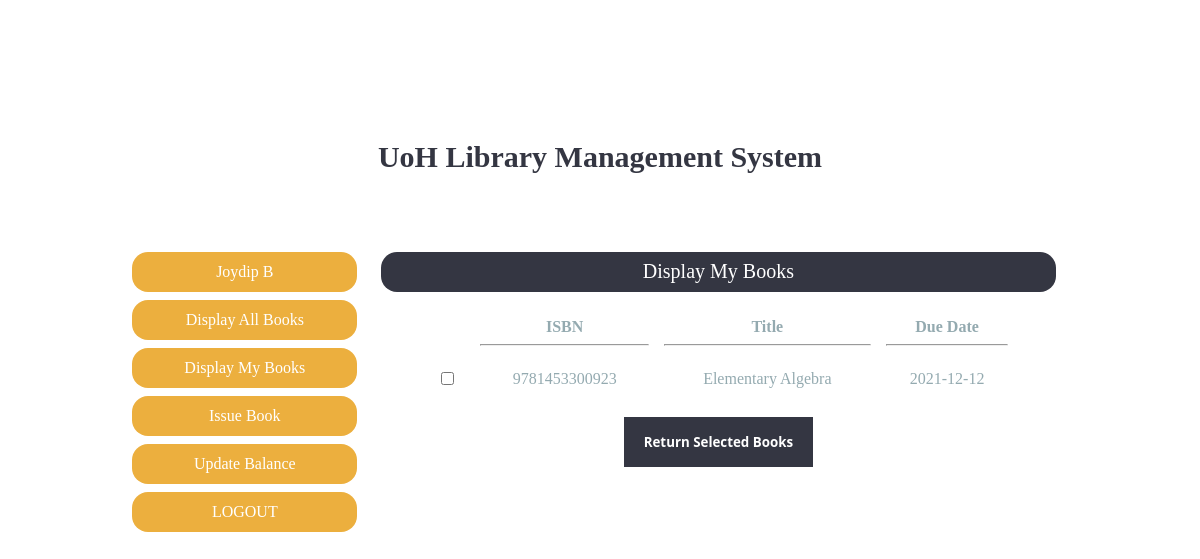
The app's page /IT-Project/UoH_LMS/user/display_my_books.php (signed in) with its own data.
### tables this page shows
CREATE TABLE IF NOT EXISTS `user` (
  `ID` varchar(10) NOT NULL,
  `NAME` varchar(30) NOT NULL,
  `EMAIL` varchar(30) NOT NULL,
  `PASSWORD` varchar(42) NOT NULL,
  `TYPE` varchar(10) NOT NULL,
  `BALANCE` int(11) NOT NULL,
  PRIMARY KEY (`ID`),
  UNIQUE KEY `UNIQUE` (`EMAIL`)
);

CREATE TABLE IF NOT EXISTS `book_issue_log` (
  `issue_id` int(11) NOT NULL AUTO_INCREMENT,
  `user_id` varchar(10) NOT NULL,
  `book_isbn` char(13) NOT NULL,
  `due_date` date NOT NULL,
  PRIMARY KEY (`issue_id`)
);

CREATE TABLE IF NOT EXISTS `book` (
  `ISBN` char(13) NOT NULL,
  `TITLE` varchar(100) NOT NULL,
  `AUTHOR` varchar(100) NOT NULL,
  `CATEGORY` varchar(30) NOT NULL,
  `PRICE` int(4) UNSIGNED NOT NULL,
  `COPIES` int(10) UNSIGNED NOT NULL,
  PRIMARY KEY (`ISBN`)
);

### IT-Project/UoH_LMS/user/display_my_books.php (the view, shortened to what this page needs)
<?php
require "../db_connect.php";
?>
<!DOCTYPE html>
<html lang="en">
<head>
    <link rel="stylesheet" type="text/css" href="./css/tab_style.css">
    <link rel="stylesheet" type="text/css" href="../admin/css/pending_registrations_style.css">
</head>
<body>
    <?php
    $id = $_SESSION['id'];
    $query = "SELECT name FROM user WHERE id='$id'";
    $query_result = mysqli_query($conn, $query);
    $fetch_result = mysqli_fetch_assoc($query_result);
    $name = $fetch_result['name'];
    ?>
    <h2><a href="../index.php">UoH Library Management System</a></h2>
    <div class="container">
        <div class="leftdiv">
            <a href="./home.php"><Button class="btnPart"><?php echo $name ?></Button></a>
            <a href="./display_books.php"><Button class="btnPart">Display All Books</Button></a>
            <a href="./display_my_books.php"><Button class="btnPart">Display My Books</Button></a>
            <a href="./issue_book.php"><Button class="btnPart">Issue Book</Button></a>
            <a href="./update_balance.php"><Button class="btnPart">Update Balance</Button></a>
            <a href="../logout.php"><Button class="btnPart">LOGOUT</Button></a>
        </div>
        <div class="rightdiv">
            <button class="headerBtn">Display My Books</button>
            <?php
            $query = $conn->prepare("SELECT book_isbn FROM book_issue_log WHERE user_id = ?;");
            $query->bind_param("s", $id);
            $query->execute();
            $result = $query->get_result();
            $rows = mysqli_num_rows($result);
            if ($rows == 0)
                echo "<h2 align='center' style='color: green; font-size:20px;'>No Issued Book Found!</h2>";
            else {
                echo "<form class='cd-form' method='POST' action=''>";
                echo "<table width='100%' cellpadding='5' cellspacing='5'>
						<tr>
							<th></th>
							<th>ISBN<hr></th>
							<th>Title<hr></th>
							<th>Due Date<hr></th>
						</tr>";
                for ($i = 0; $i < $rows; $i++) {
                    $isbn = mysqli_fetch_array($result)[0];
                    if ($isbn != NULL) {
                        $query = $conn->prepare("SELECT title FROM book WHERE isbn = ?;");
                        $query->bind_param("s", $isbn);
                        $query->execute();
                        $title = mysqli_fetch_array($query->get_result())[0];
                        echo "<tr>
								<td>
									<label class='control control--checkbox'>
										<input type='checkbox' name='cb_book" . $i . "' value='" . $isbn . "'>
										<div class='control__indicator'></div>
									</label>
								</td>";
                        echo "<td>" . $isbn . "</td>";
                        echo "<td>" . $title . "</td>";
                        $query = $conn->prepare("SELECT due_date FROM book_issue_log WHERE user_id = ? AND book_isbn = ?;");
                        $query->bind_param("ss", $id, $isbn);
                        $query->execute();
                        echo "<td>" . mysqli_fetch_array($query->get_result())[0] . "</td>";
                        echo "</tr>";
                    }
                }
                echo "</table><br />";
                echo "<input type='submit' name='b_return' value='Return Selected Books' />";
                echo "</form>";
            }
            ?>
        </div>
    </div>
</body>
</html>

### IT-Project/UoH_LMS/user/css/tab_style.css (style rules this page uses)
h2 a { text-decoration: none; color: #343642; font-family: Georgia, 'Times New Roman', Times, serif; font-size: 30px; position: relative; top: 120px; text-align: center; display: block; }
.container { width: 80%; height: 440px; max-width: 1000px; text-align: center; margin: 8em auto; font-family: Georgia, 'Times New Roman', Times, serif; font-size: 1.3rem; padding: 2% 5%; }
.leftdiv { float: left; width: 25%; }
.rightdiv { float: right; width: 75%; }
.btnPart { background-color:#ecaf3e; color: #fff; border: 0px; border-radius: 1rem; font-family: Georgia, 'Times New Roman', Times, serif; font-size: 16px; width: 95%; height: 40px; margin-top: 8px; cursor: pointer; transition: all .2s ease-in-out; }
.headerBtn { background-color: #343642; color: #ffffff; border: 0px; border-radius: 1rem; font-family: Georgia, 'Times New Roman', Times, serif; font-size: 20px; width: 95%; height: 40px; margin-top: 8px; }

### IT-Project/UoH_LMS/admin/css/pending_registrations_style.css (style rules this page uses)
.cd-form { width: 90%; max-width: 600px; margin: auto; font-size: 16px; color: #94aab0; margin-bottom: 10px; justify-content: center; }
.cd-form::after { clear: both; content: ""; display: table; }
.cd-form input[type="submit"] { border: none; background: #343642; border-radius: none; padding: 16px 20px; color: #ffffff; font-weight: bold; font-family: "Open Sans", sans-serif; cursor: pointer; }

### records on screen
user: NAME "Joydip B"
book_issue_log: book_isbn "9781453300923", book.TITLE "Elementary Algebra", due_date "2021-12-12"
